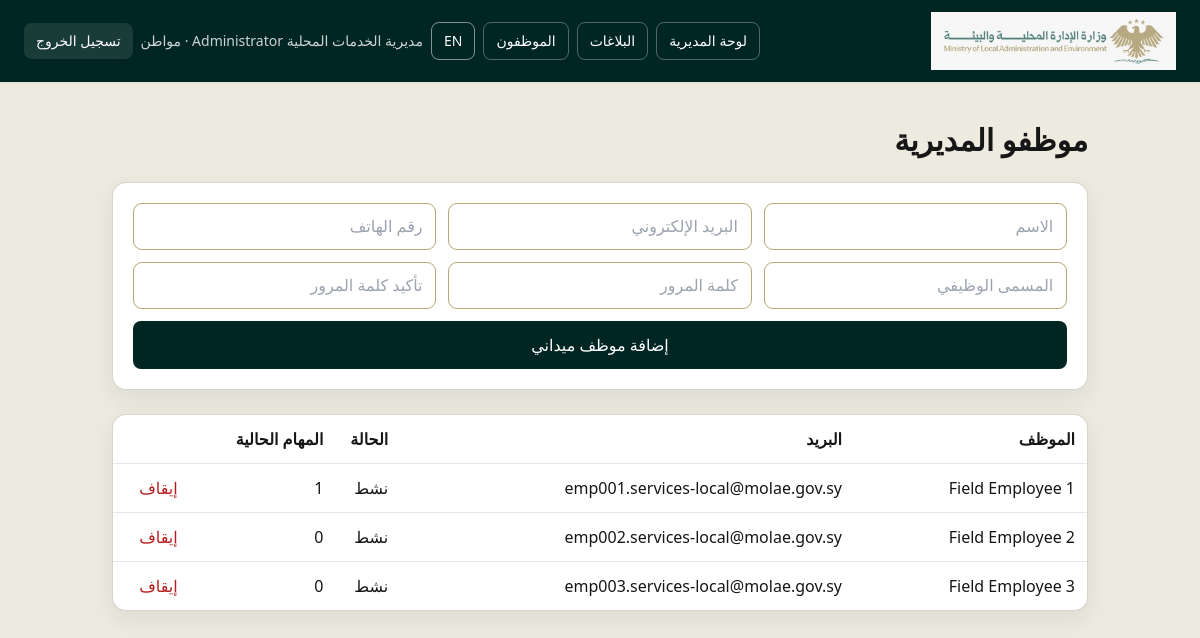
The page /directorate/employees (signed in) on the database as committed earlier.
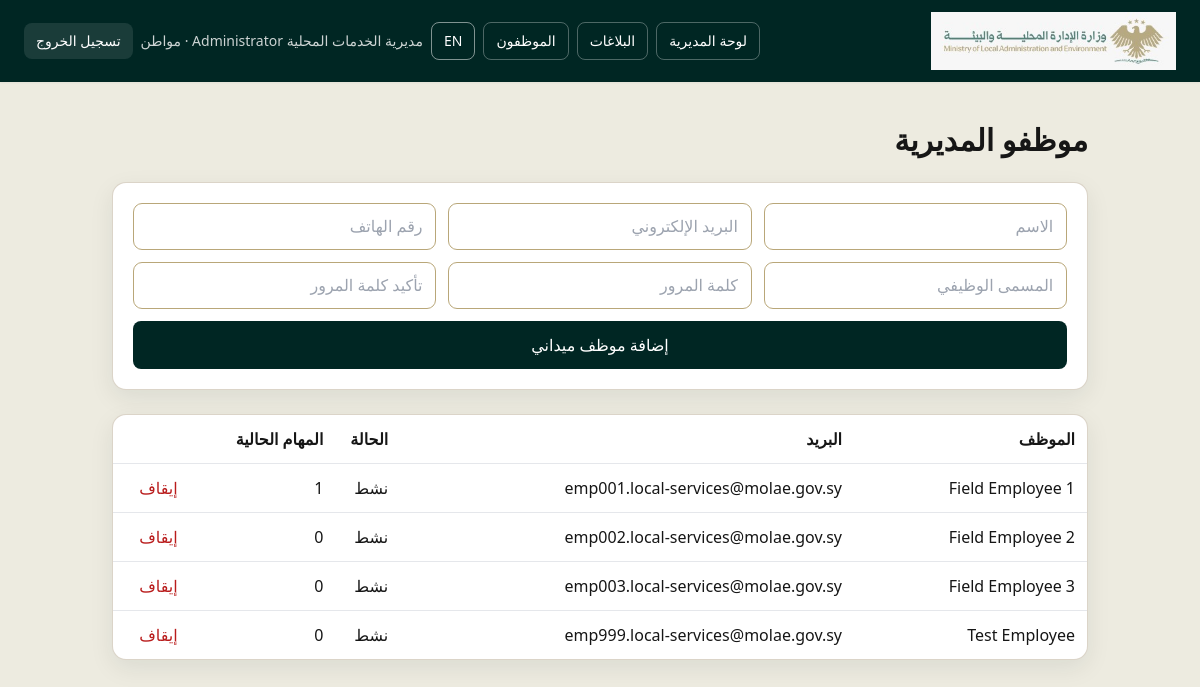
The same page on the database as committed later.
### app/models/user.py (models this page shows)
class User(Base):
    __tablename__ = "users"
    id: Mapped[int] = mapped_column(primary_key=True, index=True)
    name: Mapped[str] = mapped_column(String(150), nullable=False)
    email: Mapped[str] = mapped_column(String(255), unique=True, index=True, nullable=False)
    hashed_password: Mapped[str] = mapped_column(String(255), nullable=False)
    role: Mapped[str] = mapped_column(String(50), default="citizen", nullable=False)
    department_id: Mapped[int | None] = mapped_column(ForeignKey("departments.id"), nullable=True)
    national_id_hash: Mapped[str | None] = mapped_column(String(128), unique=True, nullable=True)
    national_id_encrypted: Mapped[str | None] = mapped_column(String(512), nullable=True)
    phone: Mapped[str | None] = mapped_column(String(50), nullable=True)
    job_title: Mapped[str | None] = mapped_column(String(150), nullable=True)
    is_active: Mapped[bool] = mapped_column(Boolean, default=True, nullable=False)
    created_at: Mapped[datetime] = mapped_column(DateTime(timezone=True), default=lambda: datetime.now(timezone.utc), nullable=False)
    updated_at: Mapped[datetime] = mapped_column(
        DateTime(timezone=True),
        default=lambda: datetime.now(timezone.utc),
        onupdate=lambda: datetime.now(timezone.utc),
        nullable=False,
    )
    complaints: Mapped[list["Complaint"]] = relationship(back_populates="user", foreign_keys="Complaint.user_id")
    comments: Mapped[list["Comment"]] = relationship(back_populates="user")
    complaint_updates: Mapped[list["ComplaintUpdate"]] = relationship(back_populates="user")
    department: Mapped["Department | None"] = relationship(foreign_keys=[department_id])
    assigned_tasks: Mapped[list["Complaint"]] = relationship(back_populates="assigned_employee", foreign_keys="Complaint.assigned_employee_id")

### app/routers/auth.py (the view)
@router.get("/directorate/employees")
async def directorate_employees(request: Request, user: User = Depends(require_role("directorate_admin")), db: Session = Depends(get_db)):
    employees = db.scalars(select(User).where(User.department_id == user.department_id, User.role == "field_employee").order_by(User.name)).all()
    workload = {employee.id: db.query(Complaint).filter(Complaint.assigned_employee_id == employee.id, Complaint.status.in_({"assigned", "in_progress"})).count() for employee in employees}
    return templates.TemplateResponse(request, "directorate_employees.html", {"title": "موظفو المديرية", "user": user, "employees": employees, "workload": workload})

### app/templates/directorate_employees.html
<!DOCTYPE html><html lang="ar" dir="rtl"><head><meta charset="UTF-8"><meta name="viewport" content="width=device-width,initial-scale=1"><title>{{ title }}</title><script src="https://cdn.tailwindcss.com"></script><link rel="stylesheet" href="/static/css/ministry-theme.css"></head><body>{% include 'partials/app_header.html' %}<main class="mx-auto max-w-5xl px-6 py-10"><h1 class="text-3xl font-bold">موظفو المديرية</h1>{% if error %}<div class="mt-4 rounded border border-red-300 bg-red-50 p-3 text-red-800">{{ error }}</div>{% endif %}<form method="post" action="/directorate/employees" class="ministry-card mt-6 grid gap-3 p-5 md:grid-cols-3"><input class="ministry-input" name="name" placeholder="الاسم" required><input class="ministry-input" name="email" placeholder="البريد الإلكتروني" required><input class="ministry-input" name="phone" placeholder="رقم الهاتف"><input class="ministry-input" name="job_title" placeholder="المسمى الوظيفي"><input class="ministry-input" name="password" type="password" placeholder="كلمة المرور" required><input class="ministry-input" name="password_confirmation" type="password" placeholder="تأكيد كلمة المرور" required><button class="ministry-btn rounded-lg px-4 py-3 md:col-span-3">إضافة موظف ميداني</button></form><div class="mt-6 ministry-card overflow-x-auto"><table class="w-full text-right"><thead><tr><th class="p-3">الموظف</th><th>البريد</th><th>الحالة</th><th>المهام الحالية</th><th></th></tr></thead><tbody>{% for employee in employees %}<tr class="border-t"><td class="p-3">{{ employee.name }}</td><td>{{ employee.email }}</td><td>{{ 'نشط' if employee.is_active else 'غير نشط' }}</td><td>{{ workload[employee.id] }}</td><td>{% if employee.is_active %}<form method="post" action="/directorate/employees/{{ employee.id }}/deactivate"><button class="text-red-700">إيقاف</button></form>{% endif %}</td></tr>{% endfor %}</tbody></table></div></main></body></html>

### app/templates/partials/app_header.html (shortened to what this page needs)
{% set lang = current_language(request) %}
<nav class="ministry-nav text-white shadow-sm">
  <div class="mx-auto flex max-w-7xl flex-wrap items-center justify-between gap-3 px-4 py-3 sm:px-6">
    <a href="/" class="shrink-0" aria-label="{{ 'العودة إلى الصفحة الرئيسية' if lang == 'ar' else 'Return to landing page' }}">
      <img class="ministry-logo" src="/static/images/horizntal-logo.png" alt="{{ 'شعار وزارة الإدارة المحلية والبيئة' if lang == 'ar' else 'Ministry of Local Administration and Environment Logo' }}" />
    </a>
    <div class="flex flex-wrap items-center gap-2 text-sm">
      {% if user.role == 'ministry_admin' %}
      <a href="/admin" class="rounded-lg border border-white/30 px-3 py-2 hover:bg-white/10">{{ 'لوحة التحكم' if lang == 'ar' else 'Dashboard' }}</a>
      <a href="/admin/complaints" class="rounded-lg border border-white/30 px-3 py-2 hover:bg-white/10">{{ 'البلاغات' if lang == 'ar' else 'Complaints' }}</a>
      <a href="/admin/map" class="rounded-lg border border-white/30 px-3 py-2 hover:bg-white/10">{{ 'الخريطة' if lang == 'ar' else 'Map' }}</a>
      {% elif user.role == 'directorate_admin' %}
      <a href="/directorate" class="rounded-lg border border-white/30 px-3 py-2 hover:bg-white/10">{{ 'لوحة المديرية' if lang == 'ar' else 'Directorate Dashboard' }}</a>
      <a href="/directorate/complaints" class="rounded-lg border border-white/30 px-3 py-2 hover:bg-white/10">{{ 'البلاغات' if lang == 'ar' else 'Complaints' }}</a>
      <a href="/directorate/employees" class="rounded-lg border border-white/30 px-3 py-2 hover:bg-white/10">{{ 'الموظفون' if lang == 'ar' else 'Employees' }}</a>
      {% elif user.role == 'field_employee' %}
      <a href="/employee" class="rounded-lg border border-white/30 px-3 py-2 hover:bg-white/10">{{ 'مهامي' if lang == 'ar' else 'My Tasks' }}</a>
      {% endif %}
      <a href="/set-language/{{ 'en' if lang == 'ar' else 'ar' }}" class="rounded-lg border border-white/50 px-3 py-2">{{ 'EN' if lang == 'ar' else 'العربية' }}</a>
      <span class="hidden text-white/80 lg:inline">{{ user.name }} · {{ 'إدارة' if user.role == 'admin' and lang == 'ar' else ('Admin' if user.role == 'admin' else ('مواطن' if lang == 'ar' else 'Citizen')) }}</span>
      <form method="post" action="/logout"><button type="submit" class="rounded-lg bg-white/10 px-3 py-2 hover:bg-white/20">{{ t('logout', request) }}</button></form>
    </div>
  </div>
</nav>

### app/static/css/ministry-theme.css (style rules this page uses)
:root { --syrian-forest:#002623;--syrian-emerald:#054239;--syrian-teal:#428177;--syrian-gold:#988561;--syrian-sand:#B9A779;--syrian-ivory:#EDEBE0;--syrian-umber:#260F14;--syrian-cherry:#4A151E;--syrian-red:#6B1F2A;--syrian-charcoal:#161616;--syrian-stone:#3D3A3B;--white:#fff }
body { background:var(--syrian-ivory);color:var(--syrian-charcoal);font-family:Tahoma,"Segoe UI",sans-serif }
.ministry-nav,.bg-sky-800,.bg-sky-700 { background:var(--syrian-forest)!important }
.ministry-btn,.bg-sky-700 { color:var(--white)!important; background:var(--syrian-forest)!important; }
.ministry-card { background:var(--white);border:1px solid rgba(152,133,97,.35);border-radius:14px;box-shadow:0 8px 24px rgba(0,38,35,.08) }
.ministry-input { border:1px solid var(--syrian-sand);border-radius:9px;padding:.65rem .8rem;width:100%;background:var(--white) }
.ministry-logo { max-height:58px;width:auto;object-fit:contain }

Rows that differ between the two databases and show on the page:
changed User "Field Employee 1": email "emp001.services-local@molae.gov.sy" → "emp001.local-services@molae.gov.sy"
changed User "Field Employee 2": email "emp002.services-local@molae.gov.sy" → "emp002.local-services@molae.gov.sy"
changed User "Field Employee 3": email "emp003.services-local@molae.gov.sy" → "emp003.local-services@molae.gov.sy"
added User: name "Test Employee", email "emp999.local-services@molae.gov.sy", is_active "نشط", workload "0"
